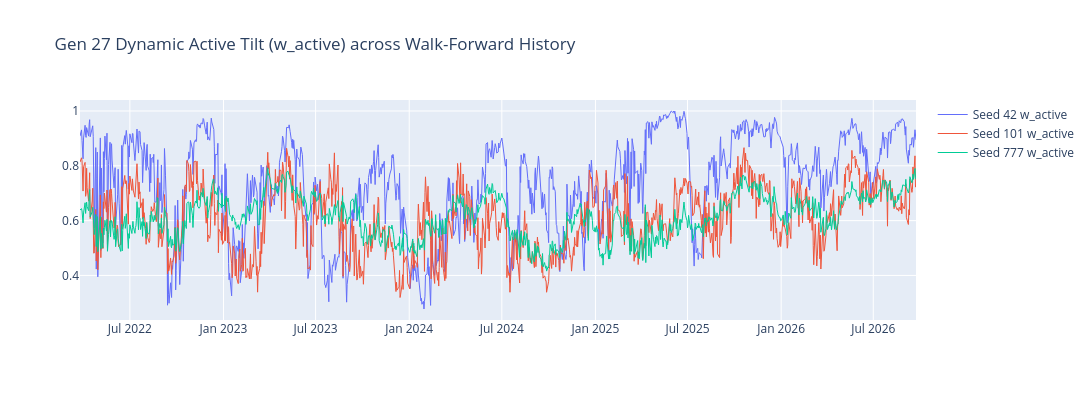

Notebook cell for this chart:
### Code cell
# Available if evaluating constituent continuous blotters with column 'weight_active':
fig_tilt = go.Figure()
for s in SEEDS:
    df_s = constituent_blotters[s]
    if "weight_active" in df_s.columns:
        fig_tilt.add_trace(
            go.Scatter(
                x=df_s["date"],
                y=df_s["weight_active"],
                mode="lines",
                name=f"Seed {s} w_active",
                line=dict(width=1),
            )
        )
fig_tilt.update_layout(
    height=400,
    width=1280,
    title=f"Gen {GEN} Dynamic Active Tilt (w_active) across Walk-Forward History",
)
fig_tilt.show()

### Figure 1 — Plotly figure (JSON) as saved in the notebook; plotly's stock layout.template omitted (floating-point values rounded to 4 significant figures; data arrays with more than 128 entries replaced by an {"elided": "..."} marker saying what was removed)
{"data": [{"line": {"width": 1}, "mode": "lines", "name": "Seed 42 w_active", "type": "scatter", "x": {"elided": "1120 str values"}, "y": {"elided": "1120 float values"}}, {"line": {"width": 1}, "mode": "lines", "name": "Seed 101 w_active", "type": "scatter", "x": {"elided": "1120 str values"}, "y": {"elided": "1120 float values"}}, {"line": {"width": 1}, "mode": "lines", "name": "Seed 777 w_active", "type": "scatter", "x": {"elided": "1120 str values"}, "y": {"elided": "1120 float values"}}], "layout": {"height": 400, "title": {"text": "Gen 27 Dynamic Active Tilt (w_active) across Walk-Forward History"}, "width": 1280}}
